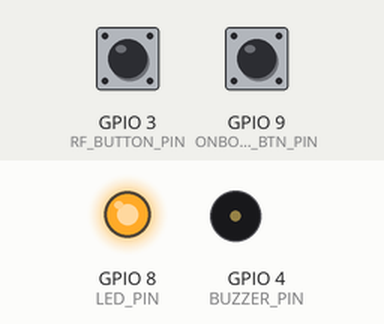
The sketch below on a simulated ESP32-C3. On the bench: output pins drawn as LEDs (lit = HIGH), buzzer (waves = sounding, pin HIGH). Inputs (shaded band) come from the test bench; at power-on: GPIO 3 (RF_BUTTON_PIN) HIGH, GPIO 9 (ONBOARD_BTN_PIN) HIGH. WiFi joins after 1.5 s; servers stay silent unless stated; uploads are accepted with an empty reply; what the sketch prints to the serial monitor is not drawn.

Above: at 3.3 s.
3.4 s: GPIO 3 (RF_BUTTON_PIN) pulled LOW for 0.15 s
At 4.9 s:
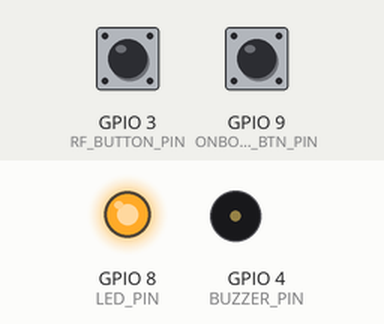
6.5 s: GPIO 9 (ONBOARD_BTN_PIN) pulled LOW for 0.15 s
9.6 s: GPIO 3 (RF_BUTTON_PIN) pulled LOW for 1 s
At 14.75 s:
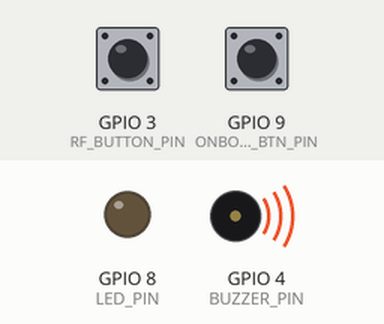
Timing chart, 0 to 17.3 s (numbered marks = the images above; inputs shaded):
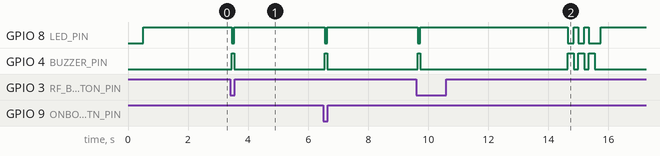

The sketch:

esp32_c3_supermini_sos.ino
```cpp
#include <WiFi.h>
#include <WiFiClientSecure.h>
#include <HTTPClient.h>

// 1. DIEN WIFI (Hoac Hotspot 4G phat tu dien thoai nguoi gia)
const char* ssid = "TEN_WIFI_CUA_ANH";
const char* password = "MAT_KHAU_WIFI";

// 2. API TREN WEB SOS VIET NAM
const char* serverUrl = "https://sos-vietnam-2026.onrender.com/api/hardware-sos";

// 3. CHAN CAM TREN MACH SIEU NHO ESP32-C3 SUPERMINI
const int RF_BUTTON_PIN = 3;   // Chan GPIO 3 noi mach thu nut deo co RF
const int ONBOARD_BTN_PIN = 9; // Nut bam co san ngay tren mach ESP32-C3 (Nut BOOT)
const int BUZZER_PIN = 4;      // Chan GPIO 4 noi coi bao
const int LED_PIN = 8;         // Den LED xanh co san tren mach ESP32-C3 SuperMini

// 4. BIEN DEM SO LAN NHAN & THOI GIAN CHO XAC NHAN 5 GIAY
bool wasButtonPressed = false;
int clickCount = 0;                             // Dem so lan nhan trong phien hien tai
unsigned long lastClickMillis = 0;              // Thoi diem nhan nut gan nhat
const unsigned long CONFIRM_WAIT_MS = 5000;     // Cho dung 5 giay (5000ms) khong nhan tiep thi xac nhan gui

void connectWiFi() {
  if (WiFi.status() == WL_CONNECTED) {
    return;
  }

  WiFi.mode(WIFI_STA);
  WiFi.setAutoReconnect(true);
  WiFi.begin(ssid, password);

  // Giam cong suat phat WiFi xuong 8.5dBm giup ESP32-C3 SuperMini bat WiFi nhanh va mat mach
  WiFi.setTxPower(WIFI_POWER_8_5dBm);

  Serial.print("Dang ket noi Wi-Fi");
  unsigned long startAttempt = millis();
  while (WiFi.status() != WL_CONNECTED && (millis() - startAttempt < 20000)) {
    delay(400);
    Serial.print(".");
  }

  if (WiFi.status() == WL_CONNECTED) {
    Serial.println("\n[OK] Thiet bi deo co SOS Mini da ket noi Wi-Fi!");
    Serial.print("[IP] Dia chi IP: ");
    Serial.println(WiFi.localIP());
  } else {
    Serial.println("\n[WARN] Chua ket noi duoc Wi-Fi, mach se tu dong thu lai khi bam nut.");
  }
}

// Bip ngan 1 cai moi khi bam nut de nguoi dung biet mach da nhan nhip bam
void beepShortOnPress() {
  digitalWrite(LED_PIN, LOW);     // Bat LED
  digitalWrite(BUZZER_PIN, HIGH); // Bat coi
  delay(90);
  digitalWrite(BUZZER_PIN, LOW);  // Tat coi
  digitalWrite(LED_PIN, HIGH);    // Tat LED
}

// Sau khi het 5 giay cho, phat coi xac nhan theo so lan nhan (1, 2 hoac 3 tieng bip)
void beepAndBlinkConfirm(int stepCount) {
  for (int i = 0; i < stepCount; i++) {
    digitalWrite(LED_PIN, LOW);     // Bat LED
    digitalWrite(BUZZER_PIN, HIGH); // Bat coi
    delay(200);
    digitalWrite(BUZZER_PIN, LOW);  // Tat coi
    digitalWrite(LED_PIN, HIGH);    // Tat LED
    if (i < stepCount - 1) {
      delay(150);
    }
  }
}

void setup() {
  Serial.begin(115200);
  delay(500);

  pinMode(RF_BUTTON_PIN, INPUT_PULLUP);
  pinMode(ONBOARD_BTN_PIN, INPUT_PULLUP);
  pinMode(BUZZER_PIN, OUTPUT);
  pinMode(LED_PIN, OUTPUT);

  digitalWrite(BUZZER_PIN, LOW);
  digitalWrite(LED_PIN, HIGH); // Tat LED (LED tren C3 SuperMini sang o muc LOW)

  connectWiFi();
}

void loop() {
  // Kiem tra trang thai nut bam (GPIO 3 hoac GPIO 9)
  bool pressed = (digitalRead(RF_BUTTON_PIN) == LOW) || (digitalRead(ONBOARD_BTN_PIN) == LOW);

  // 1. Phat hien suon xuong (nguoi dung vua bam nut)
  if (pressed && !wasButtonPressed) {
    delay(45); // Chong doi phim (debounce)
    bool stillPressed = (digitalRead(RF_BUTTON_PIN) == LOW) || (digitalRead(ONBOARD_BTN_PIN) == LOW);
    if (stillPressed) {
      wasButtonPressed = true;
      clickCount++;
      if (clickCount > 3) {
        clickCount = 3; // Toi da 3 lan nhan (1: Cong an, 2: CSGT, 3: PCCC & CNCH)
      }
      lastClickMillis = millis(); // Reset bo dem 5 giay tinh tu lan nhan cuoi cung

      beepShortOnPress();

      Serial.print("[NHAN NUT] Da ghi nhan ");
      Serial.print(clickCount);
      Serial.println(" lan nhan. Dang cho 5 giay xem co nhan tiep khong...");
    }
  }

  // 2. Khi nguoi dung nha nut ra -> cho phep ghi nhan lan nhan tiep theo
  if (!pressed && wasButtonPressed) {
    delay(30); // Chong nhieu khi nha nut
    if (digitalRead(RF_BUTTON_PIN) == HIGH && digitalRead(ONBOARD_BTN_PIN) == HIGH) {
      wasButtonPressed = false;
    }
  }

  // 3. Kiem tra neu da co nhan nut (clickCount > 0) va da qua 5 giay (5000ms) khong nhan tiep
  if (clickCount > 0 && !wasButtonPressed && (millis() - lastClickMillis >= CONFIRM_WAIT_MS)) {
    int confirmedStep = clickCount;
    clickCount = 0; // Reset ve 0 cho dot bao dong tiep theo

    if (confirmedStep == 1) {
      Serial.println("[XAC NHAN 1 LAN NHAN - HET 5 GIAY CHO] BAO VE CONG AN DIA PHUONG!");
    } else if (confirmedStep == 2) {
      Serial.println("[XAC NHAN 2 LAN NHAN - HET 5 GIAY CHO] BAO VE CANH SAT GIAO THONG (CSGT)!");
    } else {
      Serial.println("[XAC NHAN 3 LAN NHAN - HET 5 GIAY CHO] BAO VE PCCC VA CNCH!");
    }

    // Phat coi & nhay den xac nhan so lan nhan
    beepAndBlinkConfirm(confirmedStep);

    // Giu sang den trong luc gui tin hieu HTTP len Web Truc Ban
    digitalWrite(LED_PIN, LOW);
    sendMiniSOSToWeb(confirmedStep);
    digitalWrite(LED_PIN, HIGH);
  }

  delay(10); // Nhuong CPU cho stack Wi-Fi cua ESP32-C3 hoat dong muot ma
}

void sendMiniSOSToWeb(int step) {
  if (WiFi.status() != WL_CONNECTED) {
    connectWiFi();
  }

  if (WiFi.status() == WL_CONNECTED) {
    WiFiClientSecure client;
    client.setInsecure(); // Cho phep ket noi HTTPS onrender.com muot ma

    HTTPClient http;
    http.setConnectTimeout(10000);
    http.setTimeout(15000);

    if (!http.begin(client, serverUrl)) {
      Serial.println("[ERROR] Khong the khoi tao ket noi HTTP!");
      return;
    }

    http.addHeader("Content-Type", "application/json");

    String agency = "police";
    String incidentType = "BAO_CONG_AN_DIA_PHUONG";
    String addressNote = "Tin hieu tu Vong deo co khan cap IoT Mini (Nhan 1 lan: Bao Cong An Dia Phuong)";

    if (step == 2) {
      agency = "csgt";
      incidentType = "BAO_CANH_SAT_GIAO_THONG";
      addressNote = "Tin hieu tu Vong deo co khan cap IoT Mini (Nhan 2 lan: Bao Canh Sat Giao Thong)";
    } else if (step >= 3) {
      agency = "fire";
      incidentType = "BAO_PCCC_VA_CNCH";
      addressNote = "Tin hieu tu Vong deo co khan cap IoT Mini (Nhan 3 lan: Bao PCCC va CNCH)";
    }

    String jsonPayload = "{"
      "\"device_id\": \"WEARABLE-SOS-MINI-01\","
      "\"press_step\": " + String(step) + ","
      "\"agency\": \"" + agency + "\","
      "\"citizen_name\": \"Cu Nguyen Van A (78 tuoi - Thiet bi deo co SOS Mini)\","
      "\"phone\": \"0988113114\","
      "\"incident_type\": \"" + incidentType + "\","
      "\"latitude\": 10.0452,"
      "\"longitude\": 105.7469,"
      "\"address\": \"" + addressNote + "\","
      "\"source\": \"WEARABLE_IOT_BUTTON\""
    "}";

    int httpCode = http.POST(jsonPayload);
    if (httpCode > 0) {
      Serial.println("[OK] Da bao ve Cong Truc Ban thanh cong (Nhan " + String(step) + " lan - " + agency + ")! Ma HTTP: " + String(httpCode));
    } else {
      Serial.println("[ERROR] Loi gui tin hieu: " + String(httpCode) + " (" + http.errorToString(httpCode) + ")");
    }
    http.end();
  } else {
    Serial.println("[ERROR] Mat ket noi Wi-Fi, khong the gui tin hieu SOS!");
  }
}
```

Measured:
- after the input at 3.4 s, GPIO 8 (LED_PIN): HIGH → LOW after 0.05 s, → HIGH 0.09 s later; GPIO 4 (BUZZER_PIN): LOW → HIGH after 0.05 s, → LOW 0.09 s later
